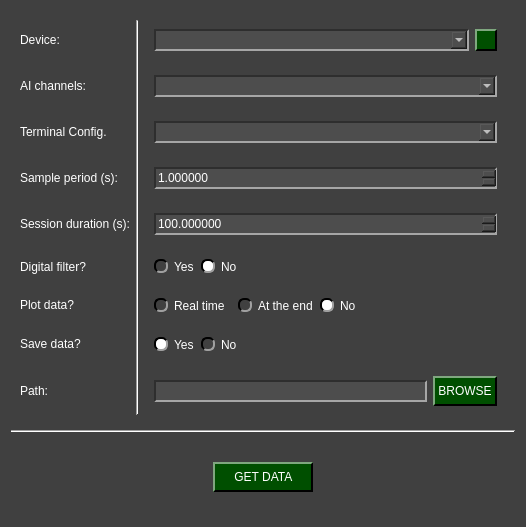
<?xml version="1.0" encoding="UTF-8"?>
<ui version="4.0">
 <class>NIDAQ_GetData_W</class>
 <widget class="QWidget" name="NIDAQ_GetData_W">
  <property name="geometry">
   <rect>
    <x>0</x>
    <y>0</y>
    <width>526</width>
    <height>527</height>
   </rect>
  </property>
  <property name="windowTitle">
   <string>Form</string>
  </property>
  <property name="styleSheet">
   <string notr="true">QComboBox QAbstractItemView {
    background-color: rgb(77, 77, 77);
}

QComboBox QAbstractItemView::item:focus{
    background-color: rgb(140, 140, 140);
}

QDoubleSpinBox{
	background-color: rgb(77, 77, 77);
	
	border-top: 1.5px solid rgb(46, 46, 46);
	border-left: 1.5px solid rgb(46, 46, 46);

	border-bottom: 1.5px solid rgb(166, 166, 166);
	border-right: 1.5px solid rgb(166, 166, 166);
}

QDoubleSpinBox::up-button{
    image: url(:/imgs/imgs/drop_up_arrow.png);
	width: 11px;

	background-color: rgb(0, 79, 0);
	border-top: 1.5px solid rgb(127, 167, 127);
	border-left: 1.5px solid rgb(127, 167, 127);

	border-bottom: 1.5px solid rgb(0, 0, 0);
	border-right: 1.5px solid rgb(0, 0, 0);
}

QDoubleSpinBox::up-button:pressed{
	border: 2px solid rgb(255, 255, 255);
}

QDoubleSpinBox::up-button:hover{
	background-color: rgb(0, 50, 0);
}

QDoubleSpinBox::down-button{
    image: url(:/imgs/imgs/drop_down_arrow.png);
	width: 11px;

	background-color: rgb(0, 79, 0);
	border-top: 1.5px solid rgb(127, 167, 127);
	border-left: 1.5px solid rgb(127, 167, 127);

	border-bottom: 1.5px solid rgb(0, 0, 0);
	border-right: 1.5px solid rgb(0, 0, 0);
}

QDoubleSpinBox::down-button:pressed{
	border: 2px solid rgb(255, 255, 255);
}

QDoubleSpinBox::down-button:hover{
	background-color: rgb(0, 50, 0);
}

QWidget#NIDAQ_GetData_W{
	background-color: rgb(64, 64, 64);
}

QWidget{
	color: rgb(255, 255, 255);
}

QComboBox{
	background-color: rgb(77, 77, 77);
	
	border-top: 1.5px solid rgb(46, 46, 46);
	border-left: 1.5px solid rgb(46, 46, 46);

	border-bottom: 1.5px solid rgb(166, 166, 166);
	border-right: 1.5px solid rgb(166, 166, 166);
}


QComboBox::drop-down{
	image: url(:/imgs/imgs/drop_down_arrow.png);
	width: 11px;

	background-color: rgb(0, 79, 0);
	border-top: 2px solid rgb(127, 167, 127);
	border-left: 2px solid rgb(127, 167, 127);

	border-bottom: 2px solid rgb(0, 0, 0);
	border-right: 2px solid rgb(0, 0, 0);
}

QComboBox::drop-down:hover{
	background-color: rgb(0, 50, 0);
}

QComboBox::drop-down:pressed{
	border: 2px solid rgb(255, 255, 255);
}

QPushButton{
	background-color: rgb(0, 79, 0);

	border-top: 1.5px solid rgb(127, 167, 127);
	border-left: 1.5px solid rgb(127, 167, 127);

	border-bottom: 1.5px solid rgb(0, 0, 0);
	border-right: 1.5px solid rgb(0, 0, 0);

	
	font: 12pt &quot;Helvetica&quot;;
	text-align:center;
}

QWidget{
	font: 12pt &quot;Helvetica&quot;;
}

QPushButton:hover{
	background-color: rgb(0, 50, 0);
}

QPushButton:pressed{
	border: 2px solid rgb(255, 255, 255);
}

QLineEdit{
	background-color: rgb(77, 77, 77);
	border-top: 1.5px solid rgb(46, 46, 46);
	border-left: 1.5px solid rgb(46, 46, 46);

	border-bottom: 1.5px solid rgb(166, 166, 166);
	border-right: 1.5px solid rgb(166, 166, 166);
}

QRadioButton::indicator{
	border-radius: 6px;
	border-top: 1.5px solid rgb(0, 0, 0);
	border-left: 1.5px solid rgb(0, 0, 0);

	border-bottom: 1.5px solid rgb(160, 160, 160);
	border-right: 1.5px solid rgb(160, 160, 160);
}

QRadioButton::indicator::checked{
	background-color: white;
}

QRadioButton::indicator::unchecked:hover{
	background-color: #9F9F9F;
}

QRadioButton::indicator::pressed{
	border: 1.5px solid #505050
}

QPushButton#reload_devices{
	image: url(:/imgs/imgs/reload.png);
	width: 11px;
	background-color: rgb(0, 79, 0);

	border-top: 1.5px solid rgb(127, 167, 127);
	border-left: 1.5px solid rgb(127, 167, 127);

	border-bottom: 1.5px solid rgb(0, 0, 0);
	border-right: 1.5px solid rgb(0, 0, 0);

	
	font: 12pt &quot;Helvetica&quot;;
	text-align:center;
}

QPushButton#reload_devices:hover{
	background-color: rgb(0, 50, 0);
}

QPushButton#reload_devices:pressed{
	border: 2px solid rgb(255, 255, 255);
}</string>
  </property>
  <layout class="QGridLayout" name="gridLayout_2">
   <item row="1" column="0">
    <widget class="Line" name="line_2">
     <property name="orientation">
      <enum>Qt::Orientation::Horizontal</enum>
     </property>
    </widget>
   </item>
   <item row="2" column="0">
    <widget class="QWidget" name="widget_11" native="true">
     <layout class="QGridLayout" name="gridLayout_8">
      <item row="0" column="0">
       <widget class="QPushButton" name="start_get_data">
        <property name="minimumSize">
         <size>
          <width>0</width>
          <height>30</height>
         </size>
        </property>
        <property name="maximumSize">
         <size>
          <width>100</width>
          <height>30</height>
         </size>
        </property>
        <property name="styleSheet">
         <string notr="true"/>
        </property>
        <property name="text">
         <string> GET DATA </string>
        </property>
       </widget>
      </item>
     </layout>
    </widget>
   </item>
   <item row="0" column="0">
    <widget class="QWidget" name="widget" native="true">
     <layout class="QGridLayout" name="gridLayout">
      <item row="0" column="1" rowspan="9">
       <widget class="Line" name="line">
        <property name="orientation">
         <enum>Qt::Orientation::Vertical</enum>
        </property>
       </widget>
      </item>
      <item row="1" column="2">
       <widget class="QWidget" name="widget_3" native="true">
        <layout class="QGridLayout" name="gridLayout_4">
         <item row="0" column="0">
          <widget class="QComboBox" name="channel_combo">
           <property name="minimumSize">
            <size>
             <width>0</width>
             <height>22</height>
            </size>
           </property>
           <property name="maximumSize">
            <size>
             <width>16777215</width>
             <height>22</height>
            </size>
           </property>
          </widget>
         </item>
        </layout>
       </widget>
      </item>
      <item row="0" column="0">
       <widget class="QLabel" name="label">
        <property name="minimumSize">
         <size>
          <width>0</width>
          <height>30</height>
         </size>
        </property>
        <property name="maximumSize">
         <size>
          <width>16777215</width>
          <height>30</height>
         </size>
        </property>
        <property name="text">
         <string>Device:</string>
        </property>
       </widget>
      </item>
      <item row="5" column="2" alignment="Qt::AlignmentFlag::AlignLeft">
       <widget class="QWidget" name="widget_10" native="true">
        <layout class="QHBoxLayout" name="horizontalLayout_4">
         <item>
          <widget class="QRadioButton" name="yes_radio">
           <property name="text">
            <string>Yes</string>
           </property>
           <property name="checked">
            <bool>false</bool>
           </property>
           <attribute name="buttonGroup">
            <string notr="true">filter_radio_group</string>
           </attribute>
          </widget>
         </item>
         <item>
          <widget class="QRadioButton" name="No_radio">
           <property name="text">
            <string>No</string>
           </property>
           <property name="checked">
            <bool>true</bool>
           </property>
           <attribute name="buttonGroup">
            <string notr="true">filter_radio_group</string>
           </attribute>
          </widget>
         </item>
        </layout>
       </widget>
      </item>
      <item row="5" column="0">
       <widget class="QLabel" name="label_9">
        <property name="text">
         <string>Digital filter?</string>
        </property>
       </widget>
      </item>
      <item row="7" column="2" alignment="Qt::AlignmentFlag::AlignLeft">
       <widget class="QWidget" name="widget_8" native="true">
        <layout class="QHBoxLayout" name="horizontalLayout_2">
         <item>
          <widget class="QRadioButton" name="yes_save_radio">
           <property name="text">
            <string>Yes</string>
           </property>
           <property name="checked">
            <bool>true</bool>
           </property>
           <attribute name="buttonGroup">
            <string notr="true">save_radio_group</string>
           </attribute>
          </widget>
         </item>
         <item>
          <widget class="QRadioButton" name="no_save_radio">
           <property name="text">
            <string>No</string>
           </property>
           <attribute name="buttonGroup">
            <string notr="true">save_radio_group</string>
           </attribute>
          </widget>
         </item>
        </layout>
       </widget>
      </item>
      <item row="4" column="2">
       <widget class="QWidget" name="widget_6" native="true">
        <layout class="QGridLayout" name="gridLayout_7">
         <item row="0" column="0">
          <widget class="QDoubleSpinBox" name="sesh_dur_in">
           <property name="minimumSize">
            <size>
             <width>0</width>
             <height>22</height>
            </size>
           </property>
           <property name="maximumSize">
            <size>
             <width>16777215</width>
             <height>22</height>
            </size>
           </property>
           <property name="decimals">
            <number>6</number>
           </property>
           <property name="maximum">
            <double>999999999999.000000000000000</double>
           </property>
           <property name="singleStep">
            <double>0.010000000000000</double>
           </property>
           <property name="stepType">
            <enum>QAbstractSpinBox::StepType::AdaptiveDecimalStepType</enum>
           </property>
           <property name="value">
            <double>100.000000000000000</double>
           </property>
          </widget>
         </item>
        </layout>
       </widget>
      </item>
      <item row="4" column="0">
       <widget class="QLabel" name="label_5">
        <property name="minimumSize">
         <size>
          <width>0</width>
          <height>30</height>
         </size>
        </property>
        <property name="maximumSize">
         <size>
          <width>16777215</width>
          <height>30</height>
         </size>
        </property>
        <property name="text">
         <string>Session duration (s):</string>
        </property>
       </widget>
      </item>
      <item row="6" column="0">
       <widget class="QLabel" name="label_6">
        <property name="minimumSize">
         <size>
          <width>0</width>
          <height>30</height>
         </size>
        </property>
        <property name="maximumSize">
         <size>
          <width>16777215</width>
          <height>30</height>
         </size>
        </property>
        <property name="text">
         <string>Plot data?</string>
        </property>
       </widget>
      </item>
      <item row="8" column="2">
       <widget class="QWidget" name="widget_9" native="true">
        <layout class="QHBoxLayout" name="horizontalLayout_3">
         <item alignment="Qt::AlignmentFlag::AlignVCenter">
          <widget class="QLineEdit" name="path_line_edit">
           <property name="minimumSize">
            <size>
             <width>0</width>
             <height>22</height>
            </size>
           </property>
           <property name="maximumSize">
            <size>
             <width>16777215</width>
             <height>22</height>
            </size>
           </property>
          </widget>
         </item>
         <item alignment="Qt::AlignmentFlag::AlignVCenter">
          <widget class="QPushButton" name="path_folder_browse">
           <property name="minimumSize">
            <size>
             <width>0</width>
             <height>30</height>
            </size>
           </property>
           <property name="maximumSize">
            <size>
             <width>16777215</width>
             <height>30</height>
            </size>
           </property>
           <property name="text">
            <string> BROWSE </string>
           </property>
          </widget>
         </item>
        </layout>
       </widget>
      </item>
      <item row="0" column="2">
       <widget class="QWidget" name="widget_2" native="true">
        <layout class="QGridLayout" name="gridLayout_3">
         <item row="0" column="0">
          <widget class="QComboBox" name="device_combo">
           <property name="minimumSize">
            <size>
             <width>0</width>
             <height>22</height>
            </size>
           </property>
           <property name="maximumSize">
            <size>
             <width>16777215</width>
             <height>22</height>
            </size>
           </property>
          </widget>
         </item>
         <item row="0" column="1">
          <widget class="QPushButton" name="reload_devices">
           <property name="minimumSize">
            <size>
             <width>22</width>
             <height>22</height>
            </size>
           </property>
           <property name="maximumSize">
            <size>
             <width>22</width>
             <height>22</height>
            </size>
           </property>
           <property name="text">
            <string/>
           </property>
          </widget>
         </item>
        </layout>
       </widget>
      </item>
      <item row="7" column="0">
       <widget class="QLabel" name="label_7">
        <property name="minimumSize">
         <size>
          <width>0</width>
          <height>30</height>
         </size>
        </property>
        <property name="maximumSize">
         <size>
          <width>16777215</width>
          <height>30</height>
         </size>
        </property>
        <property name="text">
         <string>Save data?</string>
        </property>
       </widget>
      </item>
      <item row="8" column="0" alignment="Qt::AlignmentFlag::AlignVCenter">
       <widget class="QLabel" name="label_8">
        <property name="minimumSize">
         <size>
          <width>0</width>
          <height>30</height>
         </size>
        </property>
        <property name="maximumSize">
         <size>
          <width>16777215</width>
          <height>30</height>
         </size>
        </property>
        <property name="text">
         <string>Path:</string>
        </property>
       </widget>
      </item>
      <item row="6" column="2" alignment="Qt::AlignmentFlag::AlignLeft">
       <widget class="QWidget" name="widget_7" native="true">
        <layout class="QHBoxLayout" name="horizontalLayout">
         <item>
          <widget class="QRadioButton" name="yes_rt_plot_radio">
           <property name="text">
            <string>Real time</string>
           </property>
           <property name="checked">
            <bool>false</bool>
           </property>
           <attribute name="buttonGroup">
            <string notr="true">plot_radio_group</string>
           </attribute>
          </widget>
         </item>
         <item>
          <widget class="QLabel" name="label_warning">
           <property name="toolTip">
            <string>&lt;html&gt;&lt;head/&gt;&lt;body&gt;&lt;p&gt;&lt;span style=&quot; font-size:16pt;&quot;&gt;Selecting Real Time may reduce your acquisition performance if you need to collect data at high frequencies ( sample period &amp;lt; 0.05 s). We suggest plotting at the end of the acquisition if you don't want to be affected.&lt;/span&gt;&lt;/p&gt;&lt;/body&gt;&lt;/html&gt;</string>
           </property>
           <property name="whatsThis">
            <string>&lt;html&gt;&lt;head/&gt;&lt;body&gt;&lt;p&gt;&lt;br/&gt;&lt;/p&gt;&lt;/body&gt;&lt;/html&gt;</string>
           </property>
           <property name="text">
            <string>&lt;html&gt;&lt;head/&gt;&lt;body&gt;&lt;p&gt;&lt;img src=&quot;:/imgs/imgs/Warning_logo.png&quot;/&gt;&lt;/p&gt;&lt;/body&gt;&lt;/html&gt;</string>
           </property>
          </widget>
         </item>
         <item>
          <widget class="QRadioButton" name="yes_ate_plot_radio">
           <property name="text">
            <string>At the end</string>
           </property>
           <attribute name="buttonGroup">
            <string notr="true">plot_radio_group</string>
           </attribute>
          </widget>
         </item>
         <item>
          <widget class="QRadioButton" name="no_plot_radio">
           <property name="enabled">
            <bool>true</bool>
           </property>
           <property name="autoFillBackground">
            <bool>false</bool>
           </property>
           <property name="text">
            <string>No</string>
           </property>
           <property name="checked">
            <bool>true</bool>
           </property>
           <attribute name="buttonGroup">
            <string notr="true">plot_radio_group</string>
           </attribute>
          </widget>
         </item>
        </layout>
       </widget>
      </item>
      <item row="1" column="0">
       <widget class="QLabel" name="label_2">
        <property name="minimumSize">
         <size>
          <width>0</width>
          <height>30</height>
         </size>
        </property>
        <property name="maximumSize">
         <size>
          <width>16777215</width>
          <height>30</height>
         </size>
        </property>
        <property name="text">
         <string>AI channels:</string>
        </property>
       </widget>
      </item>
      <item row="2" column="2">
       <widget class="QWidget" name="widget_4" native="true">
        <layout class="QGridLayout" name="gridLayout_5">
         <item row="0" column="0">
          <widget class="QComboBox" name="terminal_config_combo">
           <property name="minimumSize">
            <size>
             <width>0</width>
             <height>22</height>
            </size>
           </property>
           <property name="maximumSize">
            <size>
             <width>16777215</width>
             <height>22</height>
            </size>
           </property>
          </widget>
         </item>
        </layout>
       </widget>
      </item>
      <item row="3" column="2">
       <widget class="QWidget" name="widget_5" native="true">
        <layout class="QGridLayout" name="gridLayout_6">
         <item row="0" column="0">
          <widget class="QDoubleSpinBox" name="Ts_in">
           <property name="minimumSize">
            <size>
             <width>0</width>
             <height>22</height>
            </size>
           </property>
           <property name="maximumSize">
            <size>
             <width>16777215</width>
             <height>22</height>
            </size>
           </property>
           <property name="decimals">
            <number>6</number>
           </property>
           <property name="maximum">
            <double>999999999999.000000000000000</double>
           </property>
           <property name="singleStep">
            <double>0.010000000000000</double>
           </property>
           <property name="stepType">
            <enum>QAbstractSpinBox::StepType::AdaptiveDecimalStepType</enum>
           </property>
           <property name="value">
            <double>1.000000000000000</double>
           </property>
          </widget>
         </item>
        </layout>
       </widget>
      </item>
      <item row="2" column="0">
       <widget class="QLabel" name="label_3">
        <property name="minimumSize">
         <size>
          <width>0</width>
          <height>30</height>
         </size>
        </property>
        <property name="maximumSize">
         <size>
          <width>16777215</width>
          <height>30</height>
         </size>
        </property>
        <property name="text">
         <string>Terminal Config.</string>
        </property>
       </widget>
      </item>
      <item row="3" column="0">
       <widget class="QLabel" name="label_4">
        <property name="minimumSize">
         <size>
          <width>0</width>
          <height>30</height>
         </size>
        </property>
        <property name="maximumSize">
         <size>
          <width>16777215</width>
          <height>30</height>
         </size>
        </property>
        <property name="text">
         <string>Sample period (s):</string>
        </property>
       </widget>
      </item>
     </layout>
    </widget>
   </item>
  </layout>
 </widget>
 <resources>
  <include location="resources_1.qrc"/>
 </resources>
 <connections/>
 <buttongroups>
  <buttongroup name="plot_radio_group"/>
  <buttongroup name="save_radio_group"/>
  <buttongroup name="filter_radio_group"/>
 </buttongroups>
</ui>
